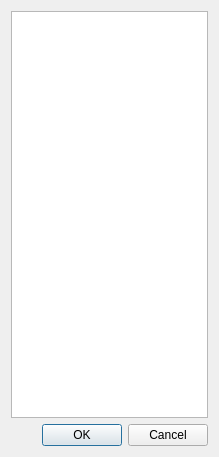
<?xml version="1.0" encoding="UTF-8"?>
<ui version="4.0">
 <class>Dialog</class>
 <widget class="QDialog" name="Dialog">
  <property name="geometry">
   <rect>
    <x>0</x>
    <y>0</y>
    <width>219</width>
    <height>457</height>
   </rect>
  </property>
  <property name="windowTitle">
   <string>Διαγραφή δωματίου</string>
  </property>
  <layout class="QGridLayout" name="gridLayout">
   <item row="0" column="0">
    <widget class="QListWidget" name="listWidget">
     <property name="autoScroll">
      <bool>false</bool>
     </property>
     <property name="editTriggers">
      <set>QAbstractItemView::NoEditTriggers</set>
     </property>
    </widget>
   </item>
   <item row="1" column="0">
    <widget class="QDialogButtonBox" name="buttonBox">
     <property name="focusPolicy">
      <enum>Qt::StrongFocus</enum>
     </property>
     <property name="orientation">
      <enum>Qt::Horizontal</enum>
     </property>
     <property name="standardButtons">
      <set>QDialogButtonBox::Cancel|QDialogButtonBox::Ok</set>
     </property>
    </widget>
   </item>
  </layout>
 </widget>
 <resources/>
 <connections>
  <connection>
   <sender>buttonBox</sender>
   <signal>accepted()</signal>
   <receiver>Dialog</receiver>
   <slot>accept()</slot>
   <hints>
    <hint type="sourcelabel">
     <x>248</x>
     <y>254</y>
    </hint>
    <hint type="destinationlabel">
     <x>157</x>
     <y>274</y>
    </hint>
   </hints>
  </connection>
  <connection>
   <sender>buttonBox</sender>
   <signal>rejected()</signal>
   <receiver>Dialog</receiver>
   <slot>reject()</slot>
   <hints>
    <hint type="sourcelabel">
     <x>316</x>
     <y>260</y>
    </hint>
    <hint type="destinationlabel">
     <x>286</x>
     <y>274</y>
    </hint>
   </hints>
  </connection>
 </connections>
</ui>
